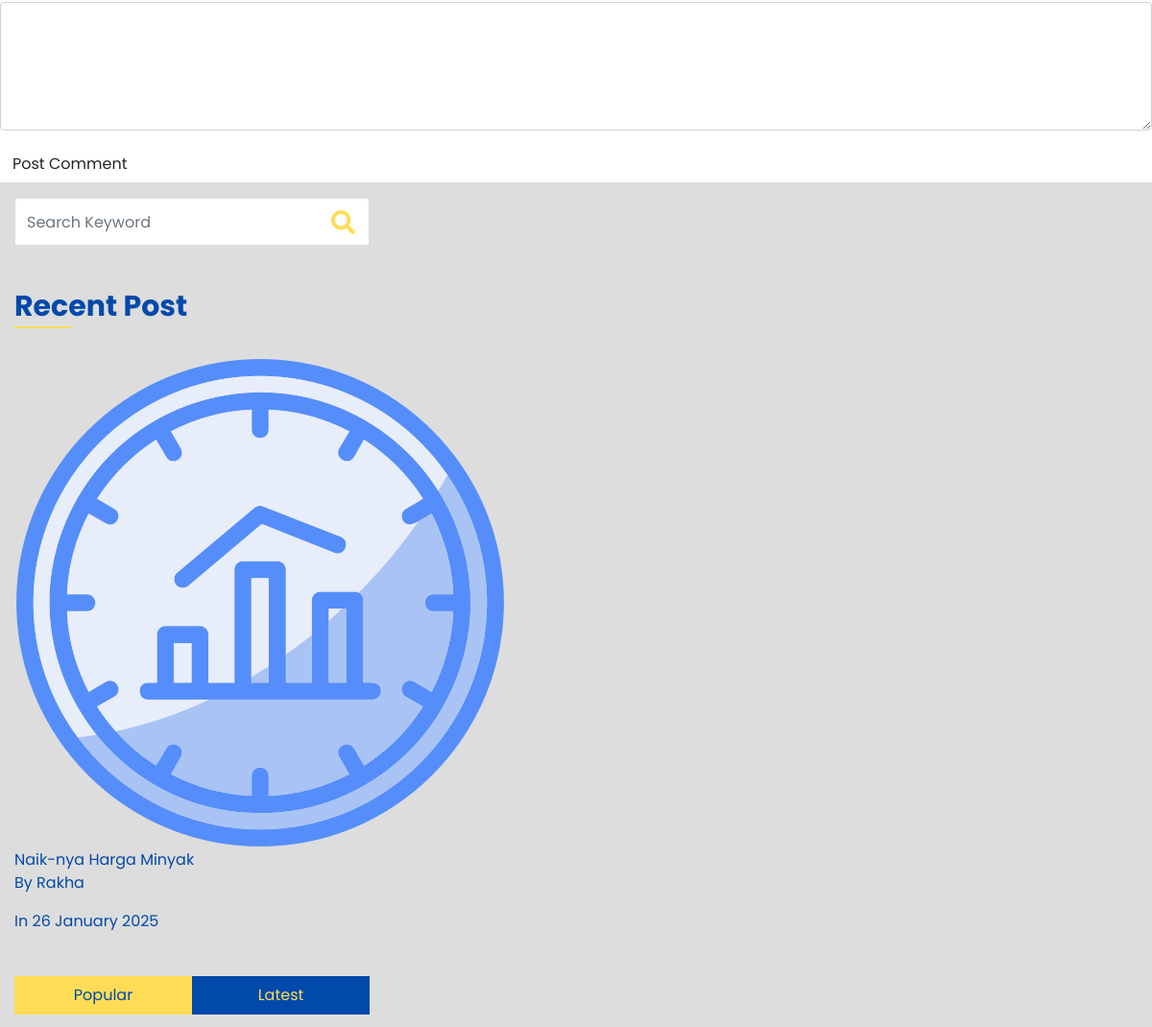
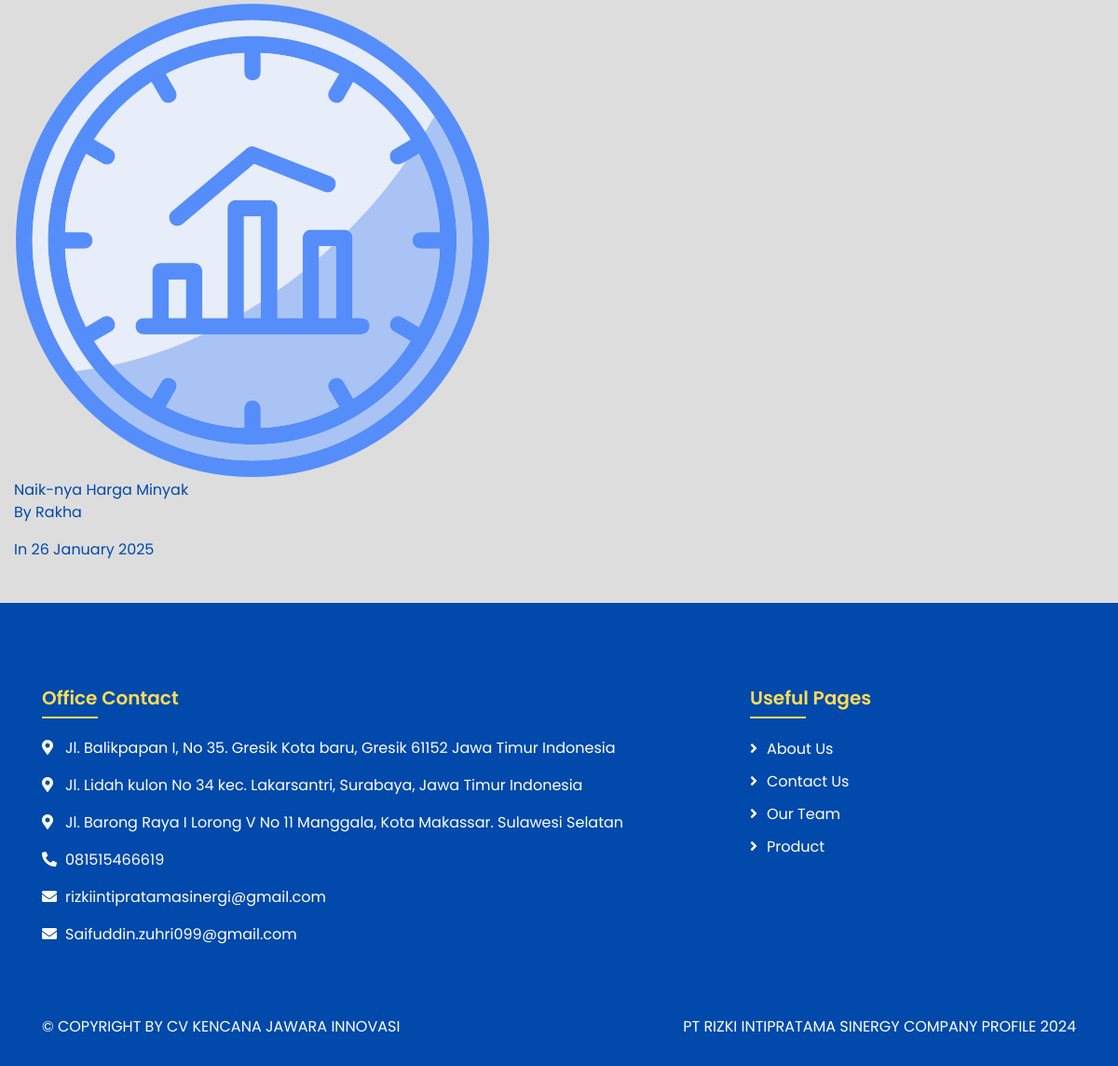
Before: /single-blog.php (lower part) with the older database file (2 pictures, top to bottom).
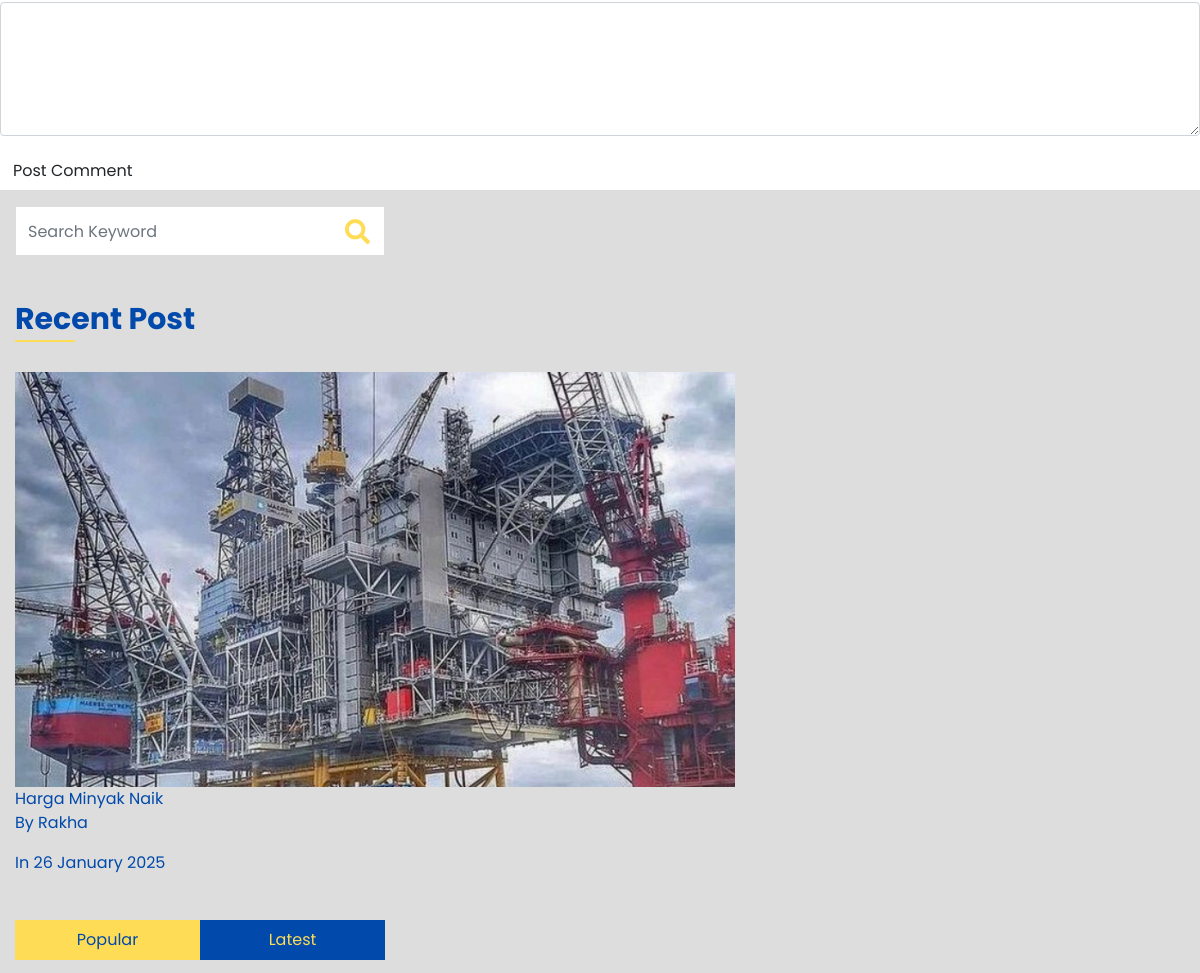
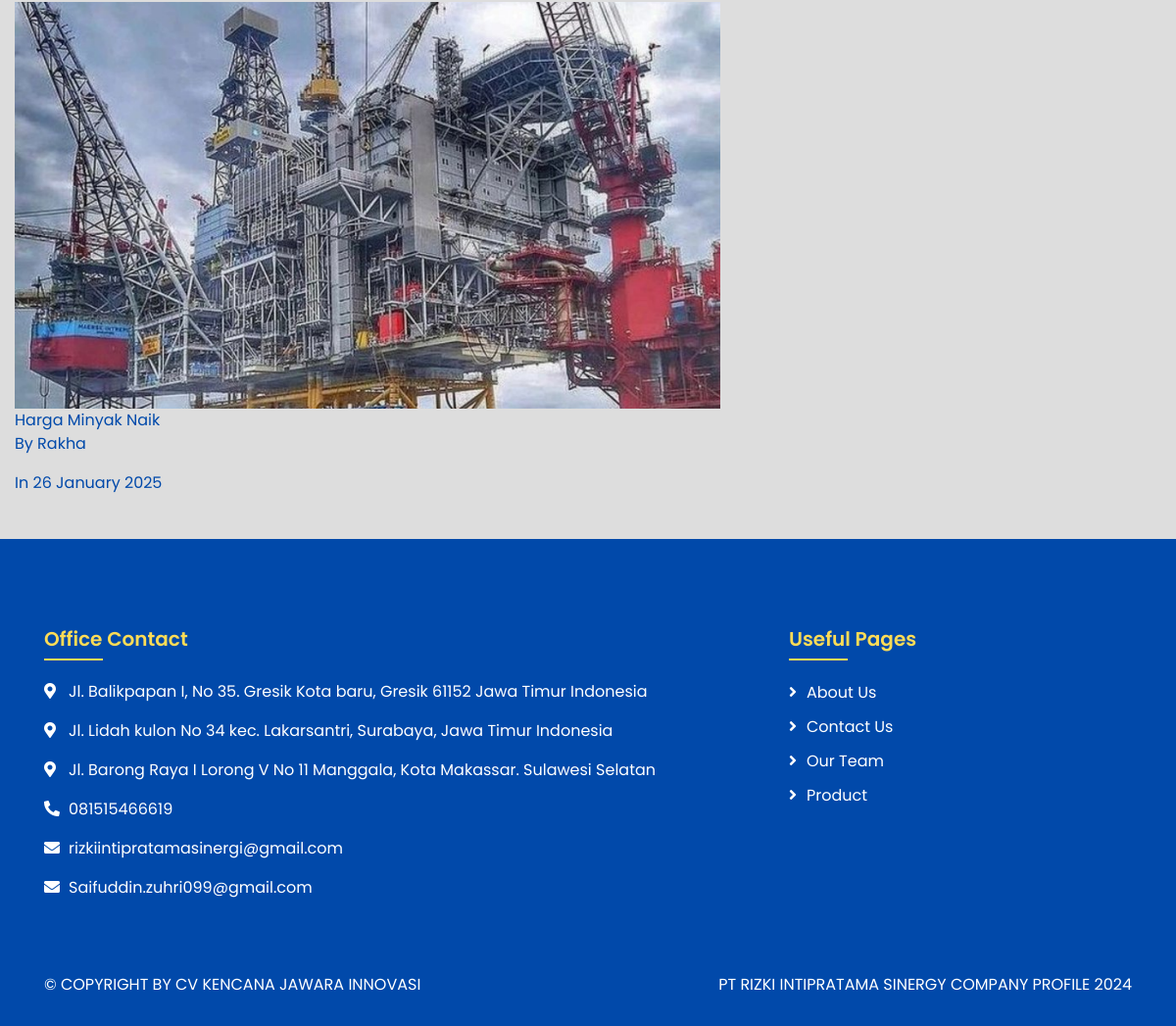
After: the same page with the newer database file (2 pictures, top to bottom).
### tables this page shows
CREATE TABLE `artikel` (
  `id` int NOT NULL AUTO_INCREMENT,
  `title` varchar(255) NOT NULL,
  `content` text NOT NULL,
  `namaGambar` varchar(255) DEFAULT NULL,
  `tipeGambar` varchar(50) DEFAULT NULL,
  `ukuranGambar` int DEFAULT NULL,
  `likes` int DEFAULT '0',
  `create_at` datetime DEFAULT CURRENT_TIMESTAMP,
  `namaAuthor` varchar(255) DEFAULT NULL,
  `deskripsiAuthor` varchar(255) DEFAULT NULL,
  PRIMARY KEY (`id`)
);

### single-blog.php (the view, shortened to what the changed rows need)
<?php
    require 'controllers/visitor_counter.php';
?>
<!DOCTYPE html>
<html lang="en">
    <?php include 'component/head.php'; ?>
    <body>
                        <div class="col-lg-4">
                            <div class="sidebar">
                                <div class="sidebar-widget wow fadeInUp">
                                    <h2 class="widget-title">Recent Post</h2>
                                    <div class="recent-post">
                                        <?php
                                            $query = $db->query("SELECT * FROM artikel ORDER BY create_at DESC LIMIT 5");
                                            while ($row = $query->fetch(PDO::FETCH_ASSOC)) {
                                        ?>
                                        <div class="post-item">
                                            <div class="post-img">
                                                <img src="images/<?php echo htmlspecialchars($row['namaGambar']); ?>" />
                                            </div>
                                            <div class="post-text">
                                                <a href="single-blog.php?id=<?php echo htmlspecialchars($row['id']); ?>"><?php echo htmlspecialchars($row['title']); ?></a>
                                                <div class="post-meta">
                                                    <p>By <?php echo htmlspecialchars($row['namaAuthor']); ?></p>
                                                    <p>In <?php echo date('d F Y', strtotime($row['create_at'])); ?></p>
                                                </div>
                                            </div>
                                        </div>
                                        <?php } ?>
                                    </div>
                                </div>
                                <div class="sidebar-widget wow fadeInUp">
                                    <div class="tab-post">
                                        <div class="tab-content">
                                            <div id="popular" class="container tab-pane active">
                                                <?php
                                                    $query = $db->query("SELECT * FROM artikel ORDER BY likes DESC LIMIT 5");
                                                    while ($row = $query->fetch(PDO::FETCH_ASSOC)) {
                                                ?>
                                                <div class="post-item">
                                                    <div class="post-img">
                                                        <img src="images/<?php echo htmlspecialchars($row['namaGambar']); ?>" />
                                                    </div>
                                                    <div class="post-text">
                                                        <a href="single-blog.php?id=<?php echo htmlspecialchars($row['id']); ?>"><?php echo htmlspecialchars($row['title']); ?></a>
                                                        <div class="post-meta">
                                                            <p>By <?php echo htmlspecialchars($row['namaAuthor']); ?></p>
                                                            <p>In <?php echo date('d F Y', strtotime($row['create_at'])); ?></p>
                                                        </div>
                                                    </div>
                                                </div>
                                                <?php } ?>
                                            </div>
                                        </div>
                                    </div>
                                </div>
                            </div>
                        </div>
            <?php include 'component/footer.php'; ?>
    </body>
</html>

Changed rows visible on the page:
removed artikel: namaGambar (picture), title "Naik-nya Harga Minyak", namaAuthor "Rakha", create_at "26 January 2025"
added artikel: namaGambar (picture), title "Harga Minyak Naik", namaAuthor "Rakha", create_at "26 January 2025"
